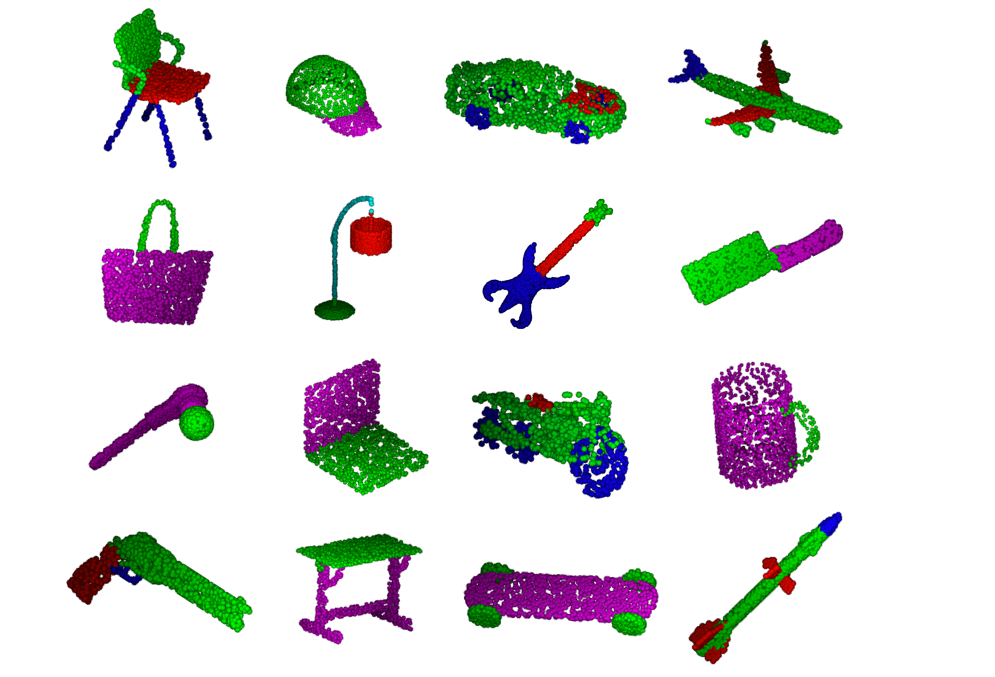
#> input picture dimos/models/manipulation/contact_graspnet_pytorch/Pointnet_Pointnet2_pytorch/visualizer/pic.png, 995 x 677 px
$ python -i utils.py   (imports and definitions only)   (older library calls are emulated)
#> lines starting #> are read from the running program, lines starting #| are printed output that depends on the picture
#> further down, picture is the input picture: shape (677, 995, 3); mean B, G, R 225, 226.5, 225
# Copyright 2025-2026 Dimensional Inc.
#
# Licensed under the Apache License, Version 2.0 (the "License");
# you may not use this file except in compliance with the License.
# You may obtain a copy of the License at
#
#     http://www.apache.org/licenses/LICENSE-2.0
#
# Unless required by applicable law or agreed to in writing, software
# distributed under the License is distributed on an "AS IS" BASIS,
# WITHOUT WARRANTIES OR CONDITIONS OF ANY KIND, either express or implied.
# See the License for the specific language governing permissions and
# limitations under the License.

from collections.abc import Sequence

import cv2
import numpy as np
import torch


class SimpleTracker:
    # [36 lines left out: functions __init__, update, not called in this run]

    def get_total_counts(self):
        """Returns the total count of each tracking ID seen over time, limited to history size."""
        return self.total_counts


# [50 lines left out: function extract_masks_bboxes_probs_names, not called in this run]


def compute_texture_map(frame, blur_size: int = 3):
    """
    Compute texture map using gradient statistics.
    Returns high values for textured regions and low values for smooth regions.

    Parameters:
    frame: BGR image
    blur_size: Size of Gaussian blur kernel for pre-processing

    Returns:
    numpy array: Texture map with values normalized to [0,1]
    """
#> called with blur_size = 3
    # Convert to grayscale
    if len(frame.shape) == 3:
        gray = cv2.cvtColor(frame, cv2.COLOR_BGR2GRAY)
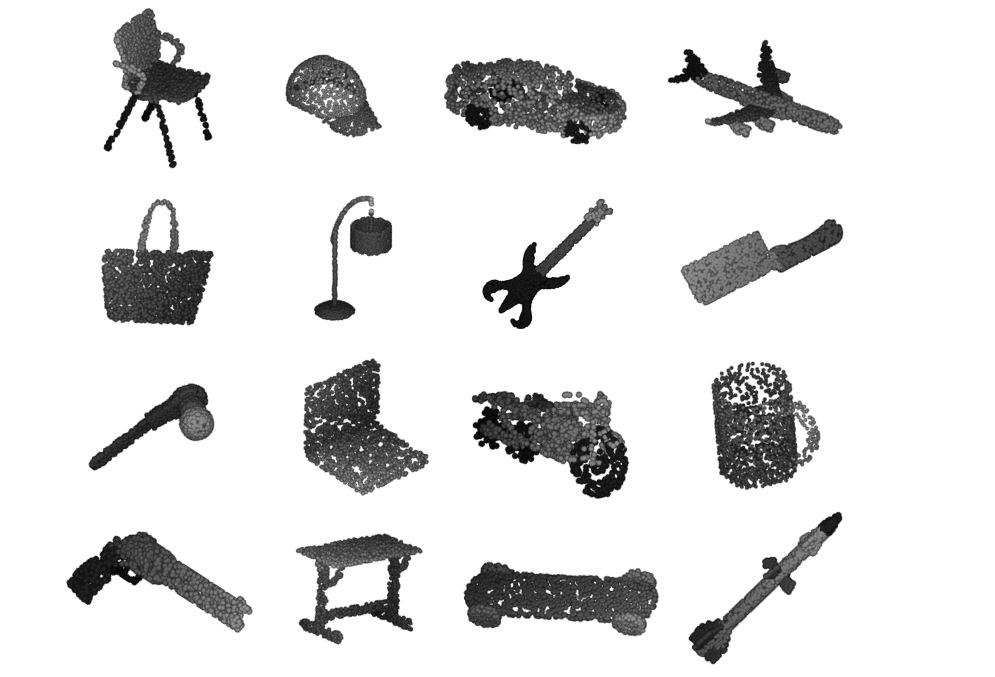
#> gray: shape (677, 995); min 4, max 255, mean 225.9
    else:
        gray = frame

    # Pre-process with slight blur to reduce noise
    if blur_size > 0:
        gray = cv2.GaussianBlur(gray, (blur_size, blur_size), 0)

    # Compute gradients in x and y directions
    grad_x = cv2.Sobel(gray, cv2.CV_32F, 1, 0, ksize=3)
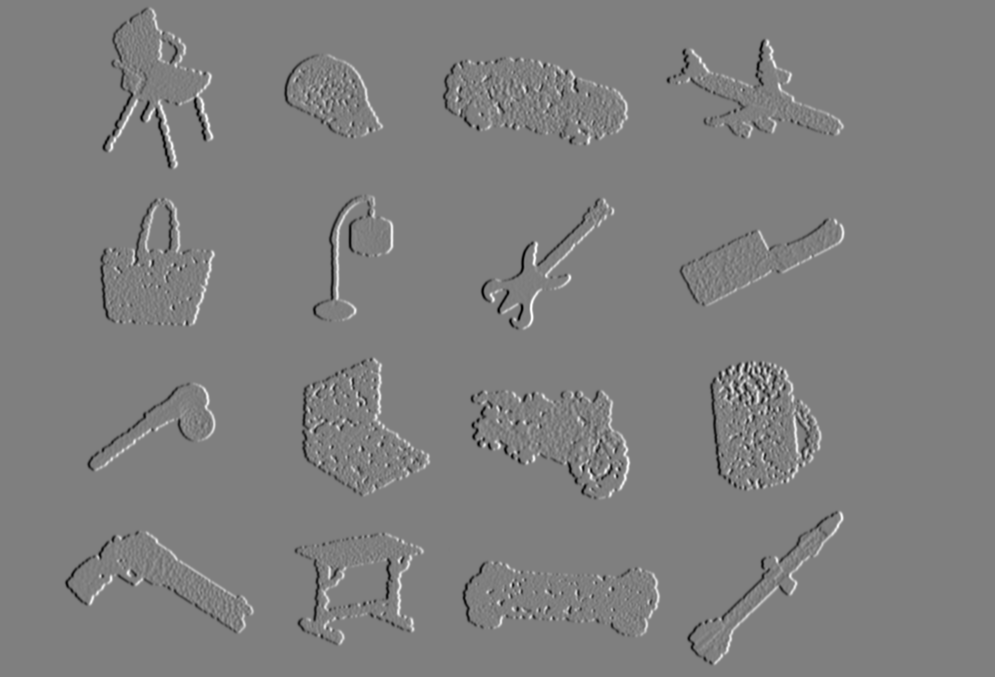
#> grad_x: shape (677, 995) float32; min -729, max 733, mean 0; drawn with min black and max white
    grad_y = cv2.Sobel(gray, cv2.CV_32F, 0, 1, ksize=3)
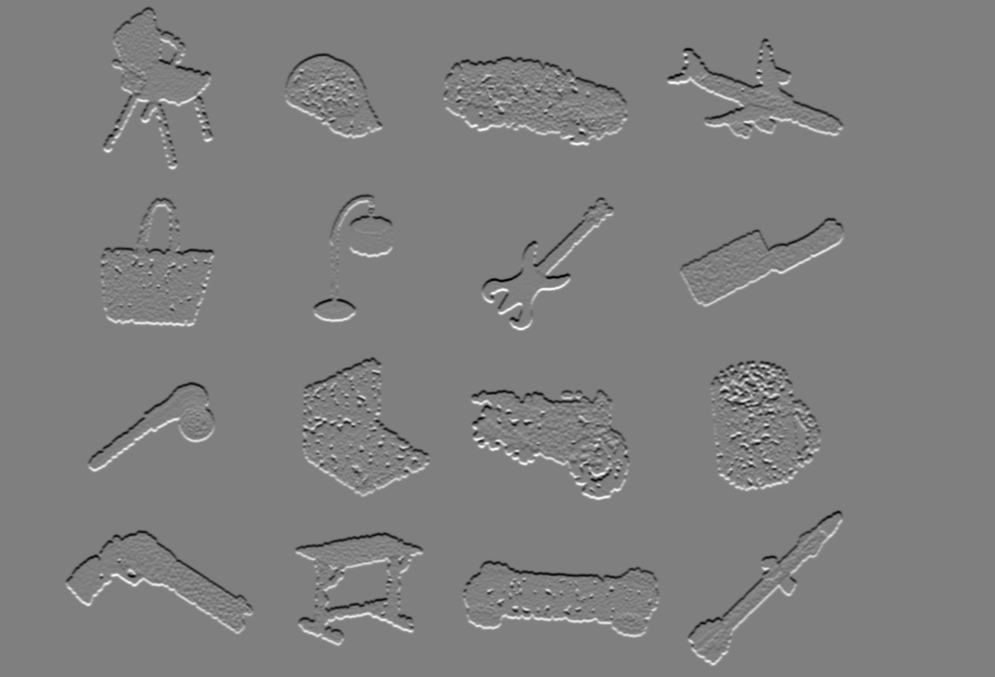
#> grad_y: shape (677, 995) float32; min -726, max 722, mean 0; drawn with min black and max white

    # Compute gradient magnitude and direction
    magnitude = np.sqrt(grad_x**2 + grad_y**2)
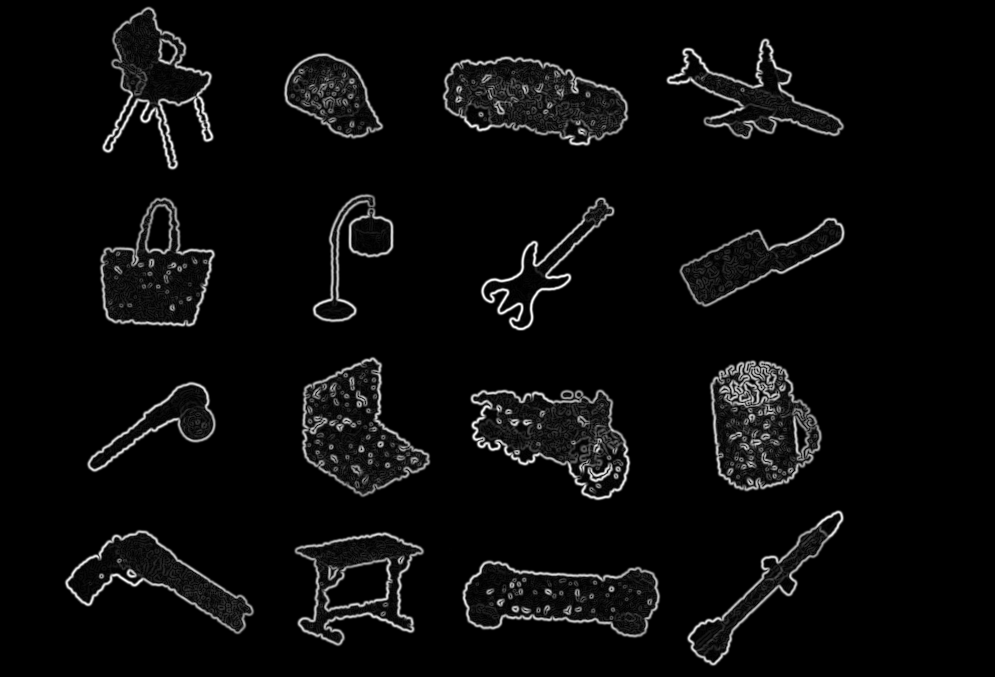
#> magnitude: shape (677, 995) float32; min 0, max 746.5, mean 30.6; drawn with min black and max white

    # Compute local standard deviation of gradient magnitude
    texture_map = cv2.GaussianBlur(magnitude, (15, 15), 0)
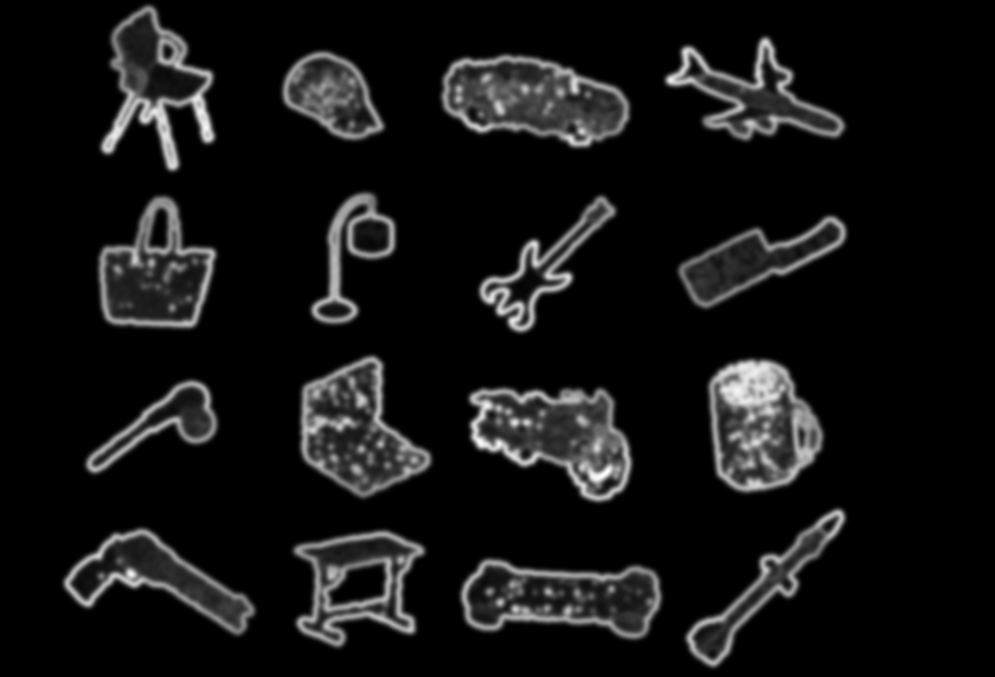
#> texture_map: shape (677, 995) float32; min 0, max 384.9, mean 30.6; drawn with min black and max white

    # Normalize to [0,1]
    texture_map = (texture_map - texture_map.min()) / (texture_map.max() - texture_map.min() + 1e-8)

    return texture_map


# [189 lines left out: functions filter_segmentation_results, plot_results, crop_images_from_bboxes, not called in this run]

>>> import cv2
>>> picture = cv2.imread('../../models/manipulation/contact_graspnet_pytorch/Pointnet_Pointnet2_pytorch/visualizer/pic.png')
>>> result = compute_texture_map(picture)
